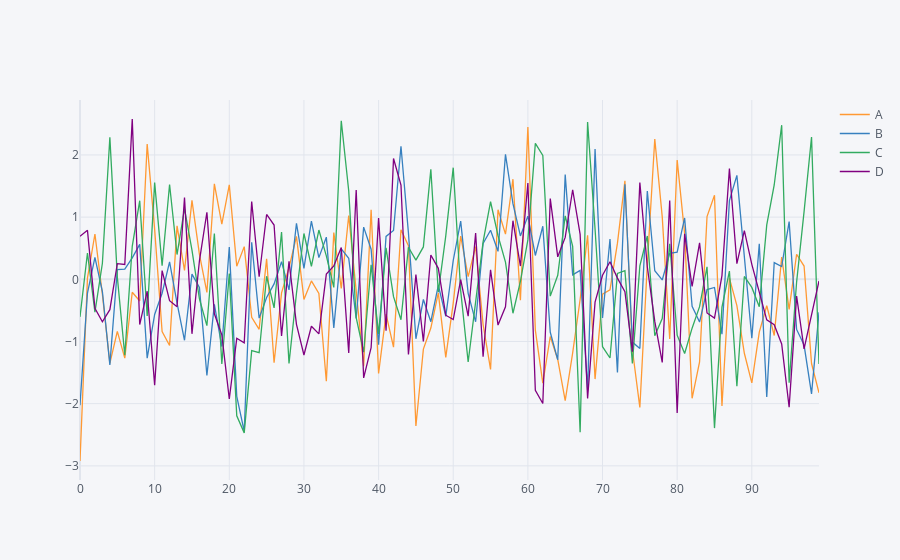

The notebook cell saved with this chart:
### Code cell
df.iplot()#cufflinks and plotly
